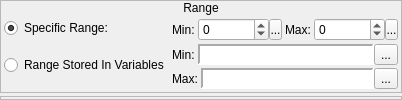
     <widget class="QWidget" name="wRandomNumber">
      <layout class="QVBoxLayout" name="verticalLayout_21">
       <property name="spacing">
        <number>3</number>
       </property>
       <property name="margin">
        <number>0</number>
       </property>
       <item>
        <widget class="QFrame" name="frame_11">
         <property name="sizePolicy">
          <sizepolicy hsizetype="Preferred" vsizetype="Fixed">
           <horstretch>0</horstretch>
           <verstretch>0</verstretch>
          </sizepolicy>
         </property>
         <property name="frameShape">
          <enum>QFrame::StyledPanel</enum>
         </property>
         <property name="frameShadow">
          <enum>QFrame::Raised</enum>
         </property>
         <layout class="QVBoxLayout" name="verticalLayout_16">
          <property name="spacing">
           <number>0</number>
          </property>
          <property name="margin">
           <number>0</number>
          </property>
          <item>
           <widget class="QLabel" name="label_6">
            <property name="sizePolicy">
             <sizepolicy hsizetype="Preferred" vsizetype="Fixed">
              <horstretch>0</horstretch>
              <verstretch>0</verstretch>
             </sizepolicy>
            </property>
            <property name="text">
             <string>Range</string>
            </property>
            <property name="alignment">
             <set>Qt::AlignCenter</set>
            </property>
           </widget>
          </item>
          <item>
           <widget class="QWidget" name="widget_13" native="true">
            <layout class="QHBoxLayout" name="horizontalLayout_15">
             <property name="spacing">
              <number>3</number>
             </property>
             <property name="margin">
              <number>3</number>
             </property>
             <item>
              <widget class="QWidget" name="widget_15" native="true">
               <property name="sizePolicy">
                <sizepolicy hsizetype="Fixed" vsizetype="Preferred">
                 <horstretch>0</horstretch>
                 <verstretch>0</verstretch>
                </sizepolicy>
               </property>
               <layout class="QVBoxLayout" name="verticalLayout_18">
                <property name="spacing">
                 <number>3</number>
                </property>
                <property name="margin">
                 <number>0</number>
                </property>
                <item>
                 <widget class="QRadioButton" name="rand_rbSpecificRange">
                  <property name="text">
                   <string>Specific Range:</string>
                  </property>
                  <property name="checked">
                   <bool>true</bool>
                  </property>
                 </widget>
                </item>
                <item>
                 <widget class="QRadioButton" name="rand_rbStoredRange">
                  <property name="sizePolicy">
                   <sizepolicy hsizetype="Minimum" vsizetype="Preferred">
                    <horstretch>0</horstretch>
                    <verstretch>0</verstretch>
                   </sizepolicy>
                  </property>
                  <property name="text">
                   <string>Range Stored In Variables</string>
                  </property>
                 </widget>
                </item>
               </layout>
              </widget>
             </item>
             <item>
              <widget class="QWidget" name="widget_16" native="true">
               <layout class="QVBoxLayout" name="verticalLayout_19">
                <property name="spacing">
                 <number>3</number>
                </property>
                <property name="margin">
                 <number>0</number>
                </property>
                <item>
                 <widget class="QWidget" name="rand_wRange" native="true">
                  <layout class="QHBoxLayout" name="horizontalLayout_12">
                   <property name="spacing">
                    <number>3</number>
                   </property>
                   <property name="margin">
                    <number>0</number>
                   </property>
                   <item>
                    <widget class="QLabel" name="label_8">
                     <property name="sizePolicy">
                      <sizepolicy hsizetype="Fixed" vsizetype="Preferred">
                       <horstretch>0</horstretch>
                       <verstretch>0</verstretch>
                      </sizepolicy>
                     </property>
                     <property name="text">
                      <string>Min:</string>
                     </property>
                    </widget>
                   </item>
                   <item>
                    <widget class="QWidget" name="widget_19" native="true">
                     <layout class="QHBoxLayout" name="horizontalLayout_10">
                      <property name="spacing">
                       <number>0</number>
                      </property>
                      <property name="margin">
                       <number>0</number>
                      </property>
                      <item>
                       <widget class="QSpinBox" name="rand_sbMin">
                        <property name="sizePolicy">
                         <sizepolicy hsizetype="Preferred" vsizetype="Fixed">
                          <horstretch>0</horstretch>
                          <verstretch>0</verstretch>
                         </sizepolicy>
                        </property>
                        <property name="accelerated">
                         <bool>true</bool>
                        </property>
                        <property name="minimum">
                         <number>-2147483647</number>
                        </property>
                        <property name="maximum">
                         <number>2147483647</number>
                        </property>
                       </widget>
                      </item>
                      <item>
                       <widget class="SpinBoxSideButton" name="rand_bMinSideButton">
                        <property name="minimumSize">
                         <size>
                          <width>13</width>
                          <height>21</height>
                         </size>
                        </property>
                        <property name="maximumSize">
                         <size>
                          <width>13</width>
                          <height>21</height>
                         </size>
                        </property>
                        <property name="text">
                         <string>...</string>
                        </property>
                        <property name="icon">
                         <iconset resource="gui_icons.qrc">
                          <normaloff>:/icons/spinBoxSideButton.png</normaloff>:/icons/spinBoxSideButton.png</iconset>
                        </property>
                        <property name="iconSize">
                         <size>
                          <width>8</width>
                          <height>16</height>
                         </size>
                        </property>
                       </widget>
                      </item>
                     </layout>
                    </widget>
                   </item>
                   <item>
                    <widget class="QLabel" name="label_9">
                     <property name="sizePolicy">
                      <sizepolicy hsizetype="Fixed" vsizetype="Preferred">
                       <horstretch>0</horstretch>
                       <verstretch>0</verstretch>
                      </sizepolicy>
                     </property>
                     <property name="text">
                      <string>Max:</string>
                     </property>
                    </widget>
                   </item>
                   <item>
                    <widget class="QWidget" name="widget_20" native="true">
                     <layout class="QHBoxLayout" name="horizontalLayout_11">
                      <property name="spacing">
                       <number>0</number>
                      </property>
                      <property name="margin">
                       <number>0</number>
                      </property>
                      <item>
                       <widget class="QSpinBox" name="rand_sbMax">
                        <property name="sizePolicy">
                         <sizepolicy hsizetype="Preferred" vsizetype="Fixed">
                          <horstretch>0</horstretch>
                          <verstretch>0</verstretch>
                         </sizepolicy>
                        </property>
                        <property name="accelerated">
                         <bool>true</bool>
                        </property>
                        <property name="minimum">
                         <number>-2147483647</number>
                        </property>
                        <property name="maximum">
                         <number>2147483647</number>
                        </property>
                       </widget>
                      </item>
                      <item>
                       <widget class="SpinBoxSideButton" name="rand_bMaxSideButton">
                        <property name="minimumSize">
                         <size>
                          <width>13</width>
                          <height>21</height>
                         </size>
                        </property>
                        <property name="maximumSize">
                         <size>
                          <width>13</width>
                          <height>21</height>
                         </size>
                        </property>
                        <property name="text">
                         <string>...</string>
                        </property>
                        <property name="icon">
                         <iconset resource="gui_icons.qrc">
                          <normaloff>:/icons/spinBoxSideButton.png</normaloff>:/icons/spinBoxSideButton.png</iconset>
                        </property>
                        <property name="iconSize">
                         <size>
                          <width>8</width>
                          <height>16</height>
                         </size>
                        </property>
                       </widget>
                      </item>
                     </layout>
                    </widget>
                   </item>
                  </layout>
                 </widget>
                </item>
                <item>
                 <widget class="QWidget" name="rand_wVariables" native="true">
                  <layout class="QVBoxLayout" name="verticalLayout_20">
                   <property name="spacing">
                    <number>3</number>
                   </property>
                   <property name="margin">
                    <number>0</number>
                   </property>
                   <item>
                    <layout class="QHBoxLayout" name="horizontalLayout_13">
                     <property name="spacing">
                      <number>3</number>
                     </property>
                     <item>
                      <widget class="QLabel" name="label_10">
                       <property name="sizePolicy">
                        <sizepolicy hsizetype="Fixed" vsizetype="Preferred">
                         <horstretch>0</horstretch>
                         <verstretch>0</verstretch>
                        </sizepolicy>
                       </property>
                       <property name="text">
                        <string>Min:</string>
                       </property>
                      </widget>
                     </item>
                     <item>
                      <widget class="QWidget" name="wVariable_3" native="true">
                       <layout class="QHBoxLayout" name="horizontalLayout_41">
                        <property name="spacing">
                         <number>0</number>
                        </property>
                        <property name="margin">
                         <number>0</number>
                        </property>
                        <item>
                         <widget class="QLabel" name="rand_lblMinVariable">
                          <property name="sizePolicy">
                           <sizepolicy hsizetype="Preferred" vsizetype="Preferred">
                            <horstretch>0</horstretch>
                            <verstretch>0</verstretch>
                           </sizepolicy>
                          </property>
                          <property name="minimumSize">
                           <size>
                            <width>150</width>
                            <height>0</height>
                           </size>
                          </property>
                          <property name="font">
                           <font>
                            <family>Monospace</family>
                           </font>
                          </property>
                          <property name="styleSheet">
                           <string notr="true">background-color: palette(base);</string>
                          </property>
                          <property name="frameShape">
                           <enum>QFrame::Panel</enum>
                          </property>
                          <property name="frameShadow">
                           <enum>QFrame::Sunken</enum>
                          </property>
                          <property name="lineWidth">
                           <number>2</number>
                          </property>
                          <property name="text">
                           <string/>
                          </property>
                         </widget>
                        </item>
                        <item>
                         <widget class="QToolButton" name="rand_bBrowseMinVariables">
                          <property name="text">
                           <string>...</string>
                          </property>
                          <property name="icon">
                           <iconset resource="gui_icons.qrc">
                            <normaloff>:/icons/fileopen.png</normaloff>:/icons/fileopen.png</iconset>
                          </property>
                         </widget>
                        </item>
                       </layout>
                      </widget>
                     </item>
                    </layout>
                   </item>
                   <item>
                    <layout class="QHBoxLayout" name="horizontalLayout_14">
                     <property name="spacing">
                      <number>3</number>
                     </property>
                     <item>
                      <widget class="QLabel" name="label_11">
                       <property name="sizePolicy">
                        <sizepolicy hsizetype="Fixed" vsizetype="Preferred">
                         <horstretch>0</horstretch>
                         <verstretch>0</verstretch>
                        </sizepolicy>
                       </property>
                       <property name="text">
                        <string>Max:</string>
                       </property>
                      </widget>
                     </item>
                     <item>
                      <widget class="QWidget" name="wVariable_4" native="true">
                       <layout class="QHBoxLayout" name="horizontalLayout_42">
                        <property name="spacing">
                         <number>0</number>
                        </property>
                        <property name="margin">
                         <number>0</number>
                        </property>
                        <item>
                         <widget class="QLabel" name="rand_lblMaxVariable">
                          <property name="sizePolicy">
                           <sizepolicy hsizetype="Preferred" vsizetype="Preferred">
                            <horstretch>0</horstretch>
                            <verstretch>0</verstretch>
                           </sizepolicy>
                          </property>
                          <property name="minimumSize">
                           <size>
                            <width>150</width>
                            <height>0</height>
                           </size>
                          </property>
                          <property name="font">
                           <font>
                            <family>Monospace</family>
                           </font>
                          </property>
                          <property name="styleSheet">
                           <string notr="true">background-color: palette(base);</string>
                          </property>
                          <property name="frameShape">
                           <enum>QFrame::Panel</enum>
                          </property>
                          <property name="frameShadow">
                           <enum>QFrame::Sunken</enum>
                          </property>
                          <property name="lineWidth">
                           <number>2</number>
                          </property>
                          <property name="text">
                           <string/>
                          </property>
                         </widget>
                        </item>
                        <item>
                         <widget class="QToolButton" name="rand_bBrowseMaxVariables">
                          <property name="text">
                           <string>...</string>
                          </property>
                          <property name="icon">
                           <iconset resource="gui_icons.qrc">
                            <normaloff>:/icons/fileopen.png</normaloff>:/icons/fileopen.png</iconset>
                          </property>
                         </widget>
                        </item>
                       </layout>
                      </widget>
                     </item>
                    </layout>
                   </item>
                  </layout>
                 </widget>
                </item>
               </layout>
              </widget>
             </item>
            </layout>
           </widget>
          </item>
         </layout>
        </widget>
       </item>
       <item>
        <widget class="QFrame" name="frame_12">
         <property name="frameShape">
          <enum>QFrame::StyledPanel</enum>
         </property>
         <property name="frameShadow">
          <enum>QFrame::Raised</enum>
         </property>
        </widget>
       </item>
      </layout>
     </widget>
